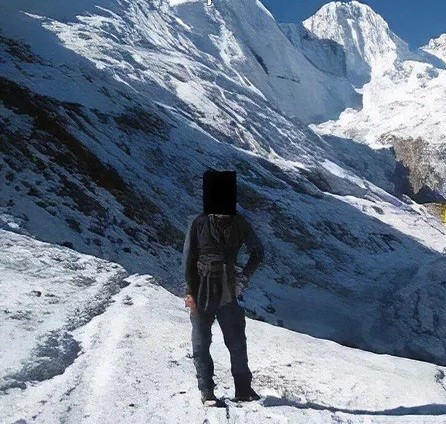
#> input picture 56_Awesome_OpenCV/01_BodyDetection/body01.jpg, 446 x 424 px, found by its file name
$ python 01_BodyDetection.py
#> lines starting #> are read from the running program, lines starting #| are printed output that depends on the picture; after the words box and inside, x2 and y2 are one past the last pixel; in counts of white or black regions, pixels touching at a corner belong together
import os
import cv2

xml_file_path = r"56_Awesome_OpenCV\01_BodyDetection\haarcascade_fullbody.xml"
if not os.path.isfile(xml_file_path):
    print("ERROR: XML file missing!")
    exit()

body_detector = cv2.CascadeClassifier(xml_file_path)

img_path = r"56_Awesome_OpenCV\01_BodyDetection\body01.jpg"
if not os.path.isfile(img_path):
    print("ERROR: Image file missing!")
    exit()

img = cv2.imread(img_path)
#> img is the input picture: shape (424, 446, 3); mean B, G, R 141.5, 123.8, 110.8

bodies = body_detector.detectMultiScale(img, scaleFactor=1.1, minNeighbors=3)
#> bodies = [[138, 111, 156, 312]]

if len(bodies) > 0:
    for (x, y, w, h) in bodies:
        cv2.rectangle(img, (x, y), (x + w, y + h), (0, 0, 255), 2)
#> this loop made 1 pass
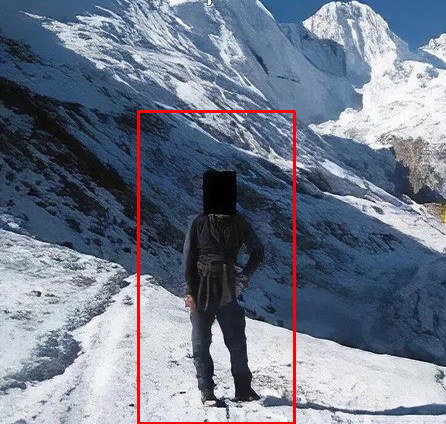
#> img: shape (424, 446, 3); 1.4% of pixels changed, all inside (x1, y1, x2, y2) = (137, 110, 296, 424)
else:
    print("No bodies detected.")

cv2.imwrite("bodies_detected.jpg", img)
cv2.imshow('frame', img)

cv2.waitKey(0)
cv2.destroyAllWindows()
